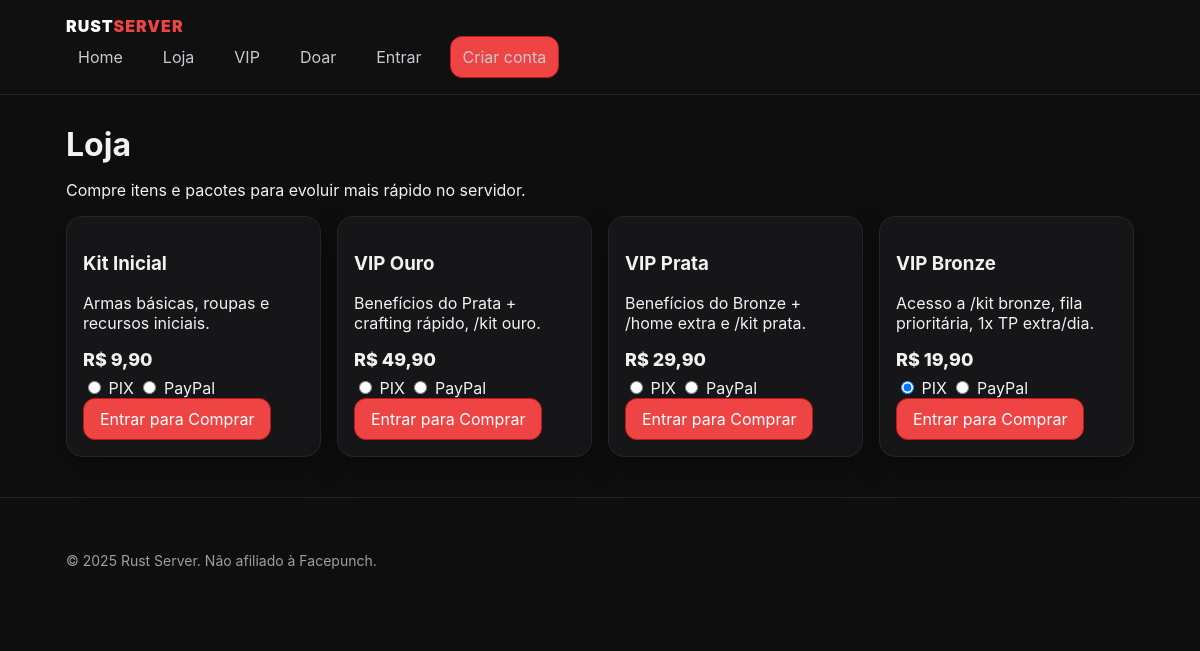
The page /store.php on the database its author committed.
### tables this page shows
CREATE TABLE IF NOT EXISTS products (
  id INT AUTO_INCREMENT PRIMARY KEY,
  category_id INT NULL,
  name VARCHAR(120) NOT NULL,
  slug VARCHAR(120) UNIQUE NOT NULL,
  description TEXT,
  price DECIMAL(10,2) NOT NULL DEFAULT 0,
  is_active TINYINT(1) NOT NULL DEFAULT 1,
  FOREIGN KEY (category_id) REFERENCES categories(id) ON DELETE SET NULL
);

### public/store.php (the view)
<?php include __DIR__.'/../includes/header.php'; ?>
<h1>Loja</h1>
<p>Compre itens e pacotes para evoluir mais rápido no servidor.</p>
<div class="grid">
<?php
$pdo = db();
$stmt = $pdo->query('SELECT id, name, description, price FROM products WHERE is_active=1 ORDER BY id DESC');
foreach ($stmt as $p): ?>
  <div class="card">
    <h3><?php echo htmlspecialchars($p['name']); ?></h3>
    <p><?php echo htmlspecialchars($p['description']); ?></p>
    <div class="price">R$ <?php echo number_format($p['price'],2,',','.'); ?></div>
    <div style="margin-top:8px">
      <label><input type="radio" name="payment_method" value="pix" checked /> PIX</label>
      <label><input type="radio" name="payment_method" value="paypal" /> PayPal</label>
    </div>
    <?php if(!empty($_SESSION['user'])): ?>
      <button class="btn btn-primary" data-buy="<?php echo (int)$p['id']; ?>">Comprar</button>
    <?php else: ?>
      <a class="btn btn-primary" href="/public/login.php">Entrar para Comprar</a>
    <?php endif; ?>
  </div>
<?php endforeach; ?>
</div>
<?php include __DIR__.'/../includes/footer.php'; ?>

### assets/css/style.css (style rules this page uses)
:root { --bg:#0e0e0f;--card:#161618;--muted:#9aa0a6;--accent:#ef4444;--text:#f2f2f3; }
* { box-sizing:border-box }
body { margin:0;font-family:Inter,system-ui,-apple-system,Segoe UI,Roboto,Helvetica,Arial;background:var(--bg);color:var(--text) }
h1,h2 { margin:14px 0 }
.card { background:var(--card);border:1px solid #26262a;border-radius:16px;padding:16px;box-shadow:0 10px 30px rgba(0,0,0,.3) }
.grid { display:grid;grid-template-columns:repeat(auto-fit,minmax(240px,1fr));gap:16px }
.btn { display:inline-block;padding:10px 16px;border-radius:12px;text-decoration:none;border:1px solid #2b2b2f;background:#1a1a1d;color:#fff }
.btn-primary { background:var(--accent);border-color:#b91c1c }
.price { font-weight:800;font-size:18px }

### rows shown on the page
products: name "Kit Inicial", description "Armas básicas, roupas e recursos iniciais.", price "9,90"
products: name "VIP Ouro", description "Benefícios do Prata + crafting rápido, /kit ouro.", price "49,90"
products: name "VIP Prata", description "Benefícios do Bronze + /home extra e /kit prata.", price "29,90"
products: name "VIP Bronze", description "Acesso a /kit bronze, fila prioritária, 1x TP extra/dia.", price "19,90"
